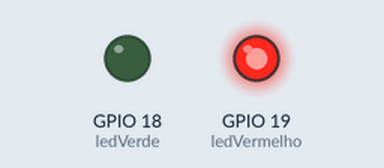
Simulated run of this sketch. Board: ESP32. Parts: output pins drawn as LEDs (lit = HIGH). WiFi joins after 1.5 s; servers stay silent unless stated; what the sketch prints to the serial monitor is not drawn.

Above: at 0.1 s.
At 1.6 s:
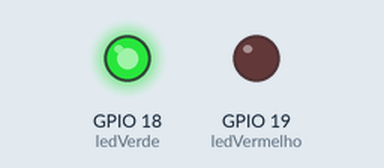
Timing chart, 0 to 3.1 s (numbered marks = the images above):
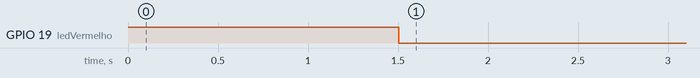

The sketch:

cao-de-guarda.ino
```cpp
#include <WiFi.h>
#include <HTTPClient.h>
#include <WiFiClientSecure.h>

//Credenciais da rede industrial
const char* ssid = "Galaxy A35 5G A200";
const char* password = "isinhaaa";


//URL de teste (JSONPlaceholder é um serviço comum para testes de API)
const char* serverName = "https://jsonplaceholder.typicode.com/todos/1";

int ledVerde = 18;
int ledVermelho = 19;

void setup() {
  Serial.begin(115200);

  pinMode(ledVerde, OUTPUT);
  pinMode(ledVermelho, OUTPUT);

  digitalWrite(ledVermelho, HIGH);
  digitalWrite(ledVerde, LOW);

  WiFi.begin(ssid, password);
  Serial.print("Conectando ao Wi-fi");
  while (WiFi.status() != WL_CONNECTED) {
    delay(500);
    Serial.print(".");
  }
  Serial.println("\nConectado com sucesso!");
  digitalWrite(ledVermelho, LOW);
  digitalWrite(ledVerde, HIGH);
}

void loop() {
  if (WiFi.status() == WL_CONNECTED) {
    //Criamos o objeto cliente seguro
    WiFiClientSecure *client = new WiFiClientSecure;

  if (client) {
    //Em um cenário real, você usaria client->setCACert(rootCACertificate);
    //Para este exemplo simples, vamos ignorar a validação do certificado:
    client->setInsecure();

    HTTPClient https;

    Serial.print("[HTTPS] Iniciando requisição...\n");


  if (https.begin(*client, serverName)) {

    //Realiza o GET
    int httpCode = https.GET();

    //httpCode será positivo se o servidor responder
    if (httpCode > 0) {
      Serial.printf("[HTTPS] Código de resposta: %d\n", httpCode);

      if (httpCode == HTTP_CODE_OK) {
        String payload = https.getString();
        Serial.println("Conteúdo recebido");
        Serial.println(payload);
      }
    } else {
      Serial.printf("[HTTPS] Falha na requisição, erro: %s\n", https.errorToString(httpCode).c_str());
    }

    https.end();
          } else {
            Serial.printf("[HTTPS] Não foi possível conectar ao servidor\n");
            digitalWrite(ledVerde, LOW);
            digitalWrite(ledVermelho, HIGH);
          }
          delete client;
        }
      }

      // Aguarda 10 segundos para a próxima leitura (evita sobrecarga no servidor)
      delay(10000);
}
```
